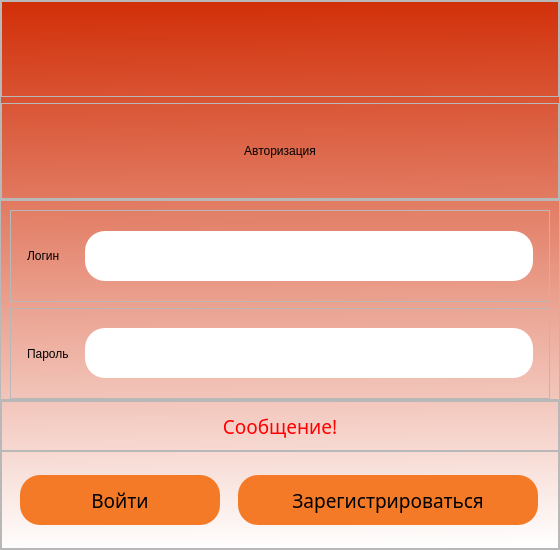
<?xml version="1.0" encoding="UTF-8"?>
<ui version="4.0">
 <class>LoginWindow</class>
 <widget class="QMainWindow" name="LoginWindow">
  <property name="geometry">
   <rect>
    <x>0</x>
    <y>0</y>
    <width>560</width>
    <height>550</height>
   </rect>
  </property>
  <property name="minimumSize">
   <size>
    <width>560</width>
    <height>550</height>
   </size>
  </property>
  <property name="maximumSize">
   <size>
    <width>560</width>
    <height>550</height>
   </size>
  </property>
  <property name="windowTitle">
   <string>Авторизация</string>
  </property>
  <property name="windowIcon">
   <iconset resource="../qrc/img_logo.qrc">
    <normaloff>:/newPrefix/img/logo.png</normaloff>:/newPrefix/img/logo.png</iconset>
  </property>
  <property name="styleSheet">
   <string notr="true"/>
  </property>
  <widget class="QWidget" name="centralwidget">
   <property name="styleSheet">
    <string notr="true">background-color: qlineargradient(spread:pad, x1:0.525, y1:0, x2:0.537, y2:1, stop:0 rgba(209, 47, 8, 255), stop:1 rgba(255, 255, 255, 255));</string>
   </property>
   <layout class="QVBoxLayout" name="verticalLayout">
    <property name="spacing">
     <number>0</number>
    </property>
    <property name="leftMargin">
     <number>0</number>
    </property>
    <property name="topMargin">
     <number>0</number>
    </property>
    <property name="rightMargin">
     <number>0</number>
    </property>
    <property name="bottomMargin">
     <number>0</number>
    </property>
    <item>
     <widget class="QFrame" name="frame">
      <property name="styleSheet">
       <string notr="true">background-color: 0;</string>
      </property>
      <property name="frameShape">
       <enum>QFrame::StyledPanel</enum>
      </property>
      <property name="frameShadow">
       <enum>QFrame::Raised</enum>
      </property>
      <layout class="QVBoxLayout" name="verticalLayout_4">
       <property name="leftMargin">
        <number>0</number>
       </property>
       <property name="topMargin">
        <number>0</number>
       </property>
       <property name="rightMargin">
        <number>0</number>
       </property>
       <property name="bottomMargin">
        <number>0</number>
       </property>
       <item>
        <widget class="QFrame" name="frame_9">
         <property name="frameShape">
          <enum>QFrame::StyledPanel</enum>
         </property>
         <property name="frameShadow">
          <enum>QFrame::Raised</enum>
         </property>
         <layout class="QVBoxLayout" name="verticalLayout_5">
          <property name="leftMargin">
           <number>16</number>
          </property>
          <property name="topMargin">
           <number>16</number>
          </property>
          <property name="rightMargin">
           <number>16</number>
          </property>
          <property name="bottomMargin">
           <number>16</number>
          </property>
          <item>
           <widget class="QLabel" name="label_4">
            <property name="text">
             <string/>
            </property>
            <property name="pixmap">
             <pixmap resource="../qrc/img_logo.qrc">:/newPrefix/img/logo.png</pixmap>
            </property>
            <property name="alignment">
             <set>Qt::AlignCenter</set>
            </property>
           </widget>
          </item>
         </layout>
        </widget>
       </item>
       <item>
        <widget class="QFrame" name="frame_8">
         <property name="minimumSize">
          <size>
           <width>0</width>
           <height>0</height>
          </size>
         </property>
         <property name="maximumSize">
          <size>
           <width>16777215</width>
           <height>16777215</height>
          </size>
         </property>
         <property name="frameShape">
          <enum>QFrame::StyledPanel</enum>
         </property>
         <property name="frameShadow">
          <enum>QFrame::Raised</enum>
         </property>
         <layout class="QHBoxLayout" name="horizontalLayout_4">
          <item>
           <widget class="QLabel" name="label_5">
            <property name="styleSheet">
             <string notr="true">	font: 63 20pt &quot;Montserrat SemiBold&quot;;</string>
            </property>
            <property name="text">
             <string>Авторизация</string>
            </property>
            <property name="alignment">
             <set>Qt::AlignCenter</set>
            </property>
           </widget>
          </item>
         </layout>
        </widget>
       </item>
      </layout>
     </widget>
    </item>
    <item>
     <widget class="QFrame" name="frame_2">
      <property name="styleSheet">
       <string notr="true">
background-color: 0;</string>
      </property>
      <property name="frameShape">
       <enum>QFrame::StyledPanel</enum>
      </property>
      <property name="frameShadow">
       <enum>QFrame::Raised</enum>
      </property>
      <layout class="QVBoxLayout" name="verticalLayout_3">
       <property name="bottomMargin">
        <number>0</number>
       </property>
       <item>
        <widget class="QFrame" name="frame_6">
         <property name="frameShape">
          <enum>QFrame::StyledPanel</enum>
         </property>
         <property name="frameShadow">
          <enum>QFrame::Raised</enum>
         </property>
         <layout class="QHBoxLayout" name="horizontalLayout_2">
          <property name="spacing">
           <number>25</number>
          </property>
          <property name="leftMargin">
           <number>16</number>
          </property>
          <property name="rightMargin">
           <number>16</number>
          </property>
          <item>
           <widget class="QLabel" name="label_2">
            <property name="styleSheet">
             <string notr="true">	font: 63 14pt &quot;Montserrat SemiBold&quot;;</string>
            </property>
            <property name="text">
             <string>Логин</string>
            </property>
           </widget>
          </item>
          <item>
           <widget class="QLineEdit" name="lineEdit">
            <property name="minimumSize">
             <size>
              <width>0</width>
              <height>50</height>
             </size>
            </property>
            <property name="maximumSize">
             <size>
              <width>16777215</width>
              <height>50</height>
             </size>
            </property>
            <property name="font">
             <font>
              <family>Montserrat Medium</family>
              <pointsize>14</pointsize>
             </font>
            </property>
            <property name="styleSheet">
             <string notr="true">border: 0;
border-radius: 20px;
padding-left: 10px;
padding-right: 10px;</string>
            </property>
            <property name="text">
             <string/>
            </property>
            <property name="clearButtonEnabled">
             <bool>true</bool>
            </property>
           </widget>
          </item>
         </layout>
        </widget>
       </item>
       <item>
        <widget class="QFrame" name="frame_7">
         <property name="frameShape">
          <enum>QFrame::StyledPanel</enum>
         </property>
         <property name="frameShadow">
          <enum>QFrame::Raised</enum>
         </property>
         <layout class="QHBoxLayout" name="horizontalLayout_3">
          <property name="spacing">
           <number>16</number>
          </property>
          <property name="leftMargin">
           <number>16</number>
          </property>
          <property name="rightMargin">
           <number>16</number>
          </property>
          <item>
           <widget class="QLabel" name="label_3">
            <property name="styleSheet">
             <string notr="true">font: 63 14pt &quot;Montserrat SemiBold&quot;;</string>
            </property>
            <property name="text">
             <string>Пароль</string>
            </property>
           </widget>
          </item>
          <item>
           <widget class="QLineEdit" name="lineEdit_2">
            <property name="minimumSize">
             <size>
              <width>0</width>
              <height>50</height>
             </size>
            </property>
            <property name="maximumSize">
             <size>
              <width>16777215</width>
              <height>50</height>
             </size>
            </property>
            <property name="font">
             <font>
              <family>Montserrat Medium</family>
              <pointsize>14</pointsize>
             </font>
            </property>
            <property name="styleSheet">
             <string notr="true">border: 0;
border-radius: 20px;
padding-left: 10px;
padding-right: 10px;</string>
            </property>
            <property name="text">
             <string/>
            </property>
            <property name="echoMode">
             <enum>QLineEdit::Password</enum>
            </property>
            <property name="clearButtonEnabled">
             <bool>true</bool>
            </property>
           </widget>
          </item>
         </layout>
        </widget>
       </item>
      </layout>
     </widget>
    </item>
    <item>
     <widget class="QFrame" name="frame_3">
      <property name="minimumSize">
       <size>
        <width>0</width>
        <height>150</height>
       </size>
      </property>
      <property name="maximumSize">
       <size>
        <width>16777215</width>
        <height>150</height>
       </size>
      </property>
      <property name="styleSheet">
       <string notr="true">background-color: 0;</string>
      </property>
      <property name="frameShape">
       <enum>QFrame::StyledPanel</enum>
      </property>
      <property name="frameShadow">
       <enum>QFrame::Raised</enum>
      </property>
      <layout class="QVBoxLayout" name="verticalLayout_2">
       <property name="spacing">
        <number>0</number>
       </property>
       <property name="leftMargin">
        <number>0</number>
       </property>
       <property name="topMargin">
        <number>0</number>
       </property>
       <property name="rightMargin">
        <number>0</number>
       </property>
       <property name="bottomMargin">
        <number>0</number>
       </property>
       <item>
        <widget class="QFrame" name="frame_4">
         <property name="minimumSize">
          <size>
           <width>0</width>
           <height>50</height>
          </size>
         </property>
         <property name="maximumSize">
          <size>
           <width>16777215</width>
           <height>50</height>
          </size>
         </property>
         <property name="frameShape">
          <enum>QFrame::StyledPanel</enum>
         </property>
         <property name="frameShadow">
          <enum>QFrame::Raised</enum>
         </property>
         <layout class="QHBoxLayout" name="horizontalLayout">
          <property name="spacing">
           <number>0</number>
          </property>
          <property name="leftMargin">
           <number>0</number>
          </property>
          <property name="topMargin">
           <number>0</number>
          </property>
          <property name="rightMargin">
           <number>0</number>
          </property>
          <property name="bottomMargin">
           <number>0</number>
          </property>
          <item>
           <widget class="QLabel" name="label">
            <property name="font">
             <font>
              <family>Montserrat Medium</family>
              <pointsize>14</pointsize>
             </font>
            </property>
            <property name="styleSheet">
             <string notr="true">color: rgb(255, 0, 0);</string>
            </property>
            <property name="text">
             <string>Сообщение!</string>
            </property>
            <property name="alignment">
             <set>Qt::AlignCenter</set>
            </property>
           </widget>
          </item>
         </layout>
        </widget>
       </item>
       <item>
        <widget class="QFrame" name="frame_5">
         <property name="frameShape">
          <enum>QFrame::StyledPanel</enum>
         </property>
         <property name="frameShadow">
          <enum>QFrame::Raised</enum>
         </property>
         <layout class="QGridLayout" name="gridLayout">
          <property name="leftMargin">
           <number>0</number>
          </property>
          <property name="topMargin">
           <number>0</number>
          </property>
          <property name="rightMargin">
           <number>0</number>
          </property>
          <property name="bottomMargin">
           <number>0</number>
          </property>
          <property name="spacing">
           <number>0</number>
          </property>
          <item row="0" column="0">
           <widget class="QPushButton" name="pushButton_3">
            <property name="minimumSize">
             <size>
              <width>200</width>
              <height>50</height>
             </size>
            </property>
            <property name="maximumSize">
             <size>
              <width>200</width>
              <height>50</height>
             </size>
            </property>
            <property name="font">
             <font>
              <family>Montserrat SemiBold</family>
              <pointsize>14</pointsize>
              <weight>7</weight>
              <italic>false</italic>
              <bold>false</bold>
             </font>
            </property>
            <property name="styleSheet">
             <string notr="true">QPushButton{
	background-color: #F57A27;
	border: 0;
	border-radius: 20px;
	font: 63 14pt &quot;Montserrat SemiBold&quot;;
}

QPushButton:hover{
	background-color: #D63201;
	color: #fff;
}</string>
            </property>
            <property name="text">
             <string>Войти</string>
            </property>
           </widget>
          </item>
          <item row="0" column="1">
           <widget class="QPushButton" name="pushButton_5">
            <property name="minimumSize">
             <size>
              <width>300</width>
              <height>50</height>
             </size>
            </property>
            <property name="maximumSize">
             <size>
              <width>300</width>
              <height>50</height>
             </size>
            </property>
            <property name="font">
             <font>
              <family>Montserrat SemiBold</family>
              <pointsize>14</pointsize>
              <weight>7</weight>
              <italic>false</italic>
              <bold>false</bold>
             </font>
            </property>
            <property name="styleSheet">
             <string notr="true">QPushButton{
	background-color: #F57A27;
	border: 0;
	border-radius: 20px;
	font: 63 14pt &quot;Montserrat SemiBold&quot;;
}

QPushButton:hover{
	background-color: #D63201;
	color: #fff;
}</string>
            </property>
            <property name="text">
             <string>Зарегистрироваться</string>
            </property>
           </widget>
          </item>
         </layout>
        </widget>
       </item>
      </layout>
     </widget>
    </item>
   </layout>
  </widget>
 </widget>
 <resources>
  <include location="../qrc/img_logo.qrc"/>
 </resources>
 <connections/>
</ui>
